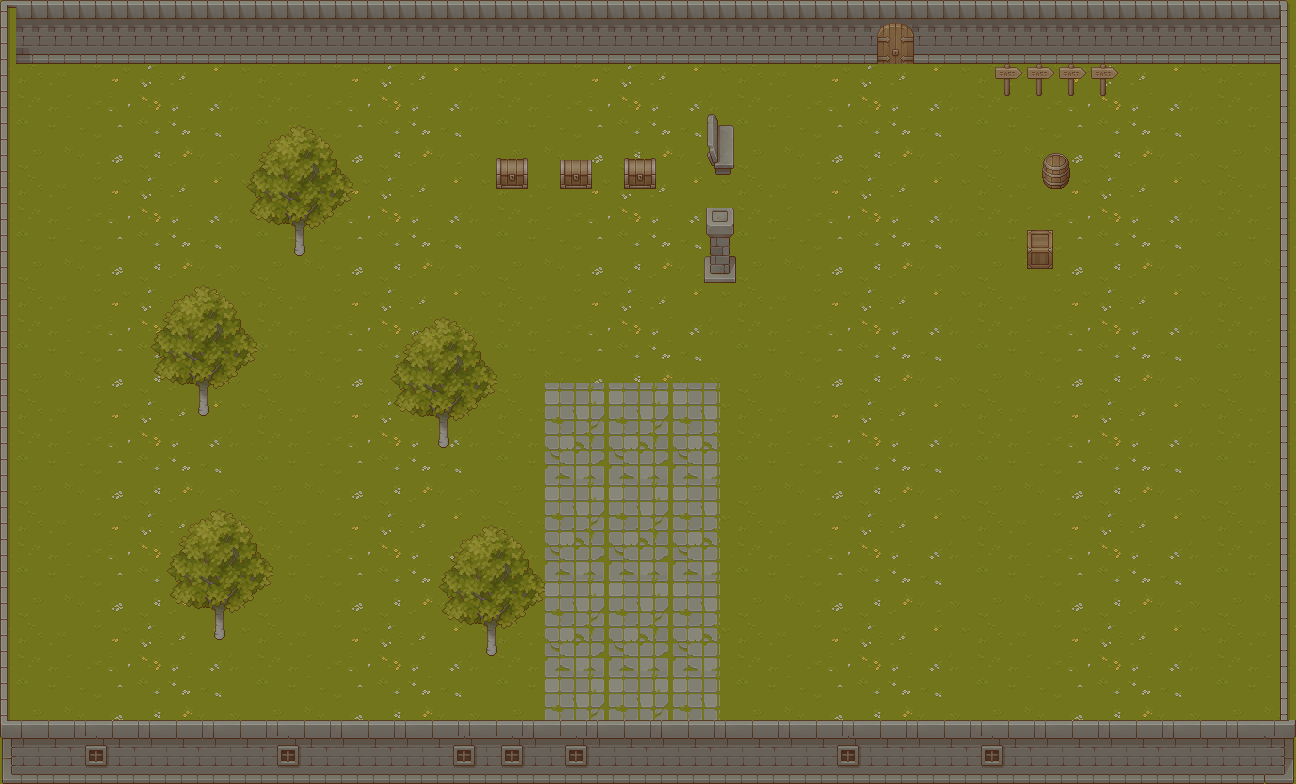

Tiled map render using the project's own tile images. Description and the map definition, with tile-layer contents summarised, below:
An orthogonal 81x49 tile map with 16x16 px tiles, 4 tile layers (Floor, Paredes, Objects, Sky), 4 tilesets and 20 objects (6x mineral, 5x background, 4x cartel, 3x chest, Seller).

<map version="1.10" tiledversion="1.11.2" orientation="orthogonal" renderorder="right-down" width="81" height="49" tilewidth="16" tileheight="16" infinite="0" nextlayerid="15" nextobjectid="139">
 <tileset firstgid="1" source="Assets/TileSets/Grass.tsx" />
 <tileset firstgid="226" source="Assets/TileSets/Wall.tsx" />
 <tileset firstgid="1250" source="Assets/TileSets/Objetos.tsx" />
 <tileset firstgid="2274" source="Assets/TileSets/Naturaleza.tsx" />
 <layer id="1" name="Floor" width="81" height="49" locked="1">
  <data>[3969 cells, 3969 non-empty, 129 distinct tile ids]</data>
 </layer>
 <layer id="2" name="Paredes" width="81" height="49" locked="1">
  <data>[3969 cells, 730 non-empty, 36 distinct tile ids]</data>
 </layer>
 <layer id="4" name="Objects" width="81" height="49">
  <data>[3969 cells, 84 non-empty, 54 distinct tile ids]</data>
 </layer>
 <layer id="14" name="Sky" width="81" height="49">
  <data>[3969 cells, 255 non-empty, 51 distinct tile ids]</data>
 </layer>
 <objectgroup id="9" name="Minerales">
  <object id="127" name="piedra" type="mineral" x="1096.17" y="222" width="58" height="38">
   <properties>
    <property name="size" value="big" />
   </properties>
  </object>
  <object id="128" name="piedra_rubi" type="mineral" x="1189.5" y="261.667" width="31.6666" height="24">
   <properties>
    <property name="size" value="small" />
   </properties>
  </object>
  <object id="129" name="piedra" type="mineral" x="1146.17" y="144.666" width="60.3333" height="36">
   <properties>
    <property name="size" value="big" />
   </properties>
  </object>
  <object id="130" name="piedra" type="mineral" x="1208.83" y="204" width="32.6666" height="25.3334">
   <properties>
    <property name="size" value="small" />
   </properties>
  </object>
  <object id="131" name="azufre" type="mineral" x="1111.17" y="302" width="40.3333" height="24.3333">
   <properties>
    <property name="size" value="mid" />
   </properties>
  </object>
  <object id="136" name="rubi" type="mineral" x="1013.83" y="305" width="60.3333" height="36">
   <properties>
    <property name="size" value="big" />
   </properties>
  </object>
 </objectgroup>
 <objectgroup id="6" name="Interactuables">
  <object id="39" name="Door" type="background" x="873" y="23" width="45.3333" height="45">
   <properties>
    <property name="sprite_path" value="src/assets/Interact/Door.png" />
   </properties>
  </object>
  <object id="41" name="chest_4" type="chest" x="624" y="158" width="32.2273" height="31.0909" />
  <object id="42" name="chest_5" type="chest" x="560.045" y="157.909" width="31.9763" height="31.2159" />
  <object id="43" name="chest_6" type="chest" x="495.909" y="157.875" width="32.1818" height="31.2614" />
  <object id="47" name="cartel_1" type="cartel" x="993.5" y="64.75" width="30" height="38.25" />
  <object id="48" name="cartel_2" type="cartel" x="1025.5" y="64.75" width="29.25" height="38.25" />
  <object id="49" name="cartel_3" type="cartel" x="1057.63" y="64.875" width="29.25" height="38.25" />
  <object id="50" name="cartel_4" type="cartel" x="1089.88" y="65.125" width="29.25" height="38.25" />
  <object id="105" gid="83" x="884.667" y="183.667" width="17" height="17" />
  <object id="137" name="Seller" x="592" y="320" width="16" height="32" />
 </objectgroup>
 <objectgroup id="11" name="Colisiones">
  <object id="132" name="chair" type="background" x="704" y="112" width="32" height="64" />
  <object id="133" name="column" type="background" x="704" y="208" width="32" height="80" />
  <object id="134" name="barrel" type="background" x="1040" y="160" width="32" height="32" />
  <object id="135" name="box" type="background" x="1024" y="224" width="32" height="48" />
 </objectgroup>
</map>
